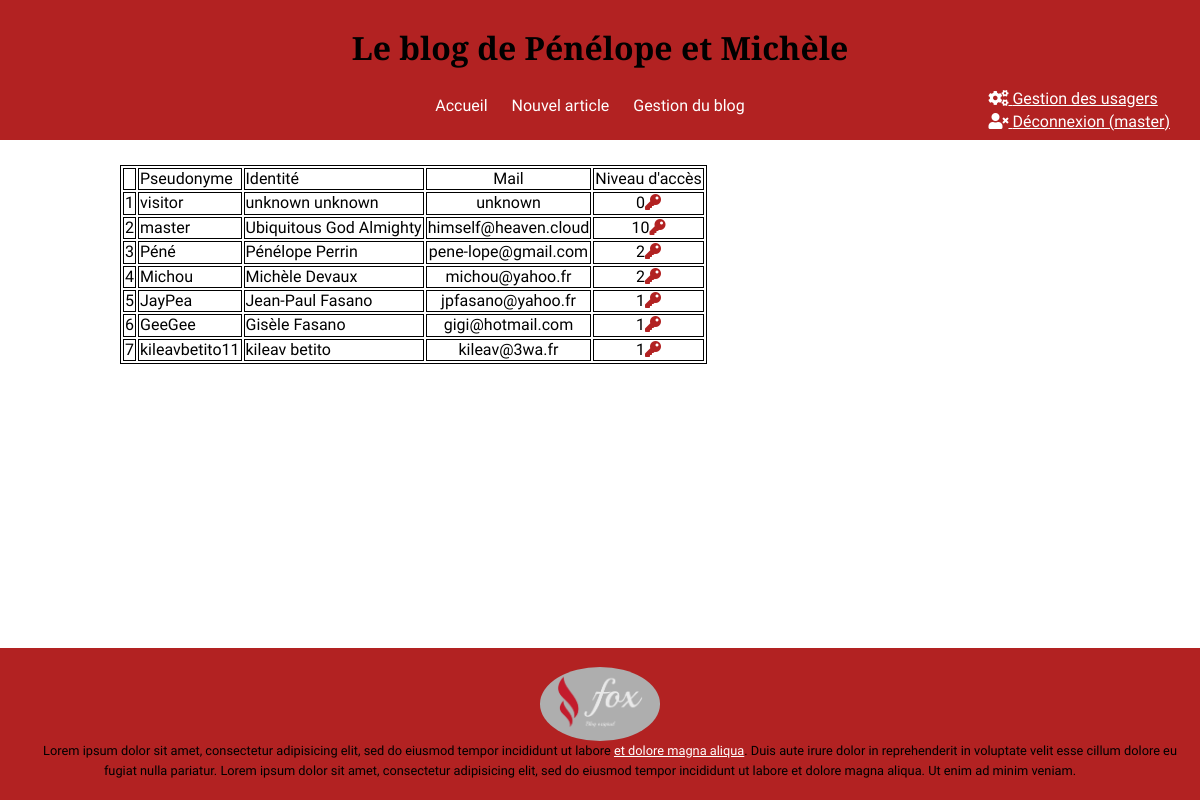
/administrate.php (signed in), run on the app's committed database.
### tables this page shows
CREATE TABLE `users` (
  `id` int(11) NOT NULL,
  `username` varchar(40) NOT NULL,
  `firstname` varchar(255) NOT NULL,
  `lastname` varchar(255) NOT NULL,
  `mail` varchar(100) NOT NULL,
  `signup_date` datetime DEFAULT NULL,
  `accesslevel` int(11) NOT NULL DEFAULT '1',
  `password` varchar(100) NOT NULL
);

### administrate.php (called while the page is built, shortened)
<?php
$DB = connect("localhost", "blog");
$query = $DB->prepare("SELECT * FROM users");
$query->execute();
$users = $query->fetchAll();
require_once "templates/template.phtml";
?>

### templates/administrate.phtml (the view)
<main>
    <table id="users">
        <thead>
            <tr>
                <td></td>
                <td>Pseudonyme</td>
                <td>Identité</td>
                <td>Mail</td>
                <td>Niveau d'accès</td>
            </tr>
        </thead>
        <tbody>
            <?php foreach ($users as $index => $user) : ?>
                <tr>
                    <td><?= $index + 1 ?></td>
                    <td><?= $user['username'] ?></td>
                    <td><?= $user['firstname'] . " " . $user['lastname'] ?></td>
                    <td><?= $user['mail'] ?></td>
                    <td><?= $user['accesslevel'] ?><a href="#" title="Modifier"><i class="fas fa-key"></i></a></td>
                </tr>
            <?php endforeach ?>
        </tbody>
    </table>
</main>

### css/style.css (style rules this page uses)
html { height: 100%; box-sizing: border-box; }
*, *::before, *::after { box-sizing: inherit; }
body { margin: 0 auto; font-family: "Source Sans Pro", sans-serif; position: relative; margin: 0; padding-bottom: 6rem; min-height: 100%; }
#users i { color: firebrick; }
#users td:last-of-type, #users td:nth-last-child(2) { text-align: center; }
main { clear: both; width: 80vw; margin: 0 auto; }
table, th, td, tr { border: 1px solid black; }
td:last-child { text-align: center; }
main { margin-bottom: 75px; }

### data on the page
users: username "visitor", firstname "unknown", lastname "unknown", mail "unknown", accesslevel "0"
users: username "master", firstname "Ubiquitous", lastname "God Almighty", mail "himself@heaven.cloud", accesslevel "10"
users: username "Péné", firstname "Pénélope", lastname "Perrin", mail "pene-lope@gmail.com", accesslevel "2"
users: username "Michou", firstname "Michèle", lastname "Devaux", mail "michou@yahoo.fr", accesslevel "2"
users: username "JayPea", firstname "Jean-Paul", lastname "Fasano", mail "jpfasano@yahoo.fr", accesslevel "1"
users: username "GeeGee", firstname "Gisèle", lastname "Fasano", mail "gigi@hotmail.com", accesslevel "1"
users: username "kileavbetito11", firstname "kileav", lastname "betito", mail "kileav@3wa.fr", accesslevel "1"

### other printed values
$_SESSION['username'] "master"
